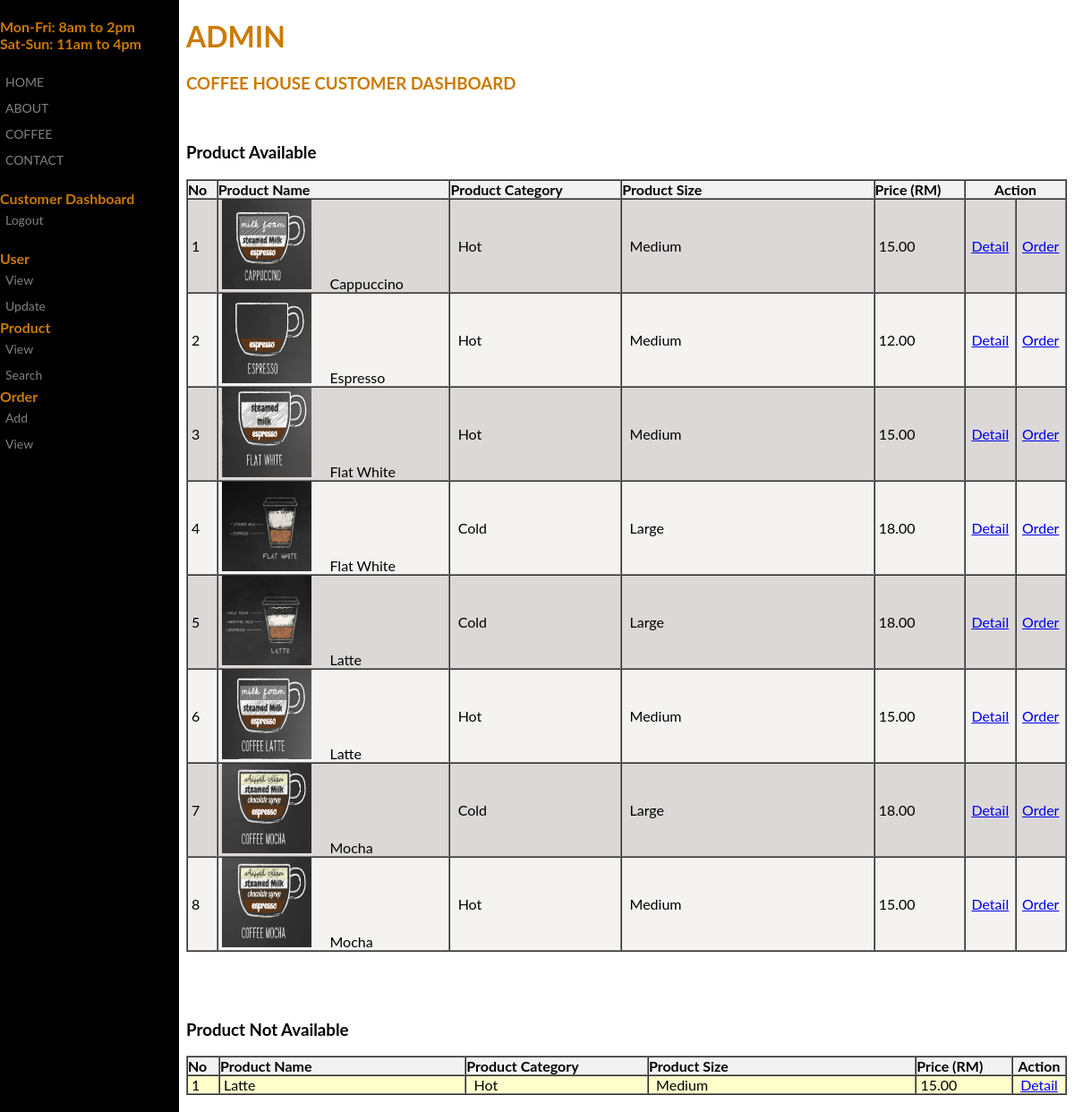
The page /user/view_product.php (signed in) on the database its author committed.
### tables this page shows
CREATE TABLE `product` (
  `product_id` int(4) NOT NULL,
  `product_name` varchar(20) NOT NULL,
  `product_description` varchar(500) NOT NULL,
  `product_status` varchar(20) NOT NULL,
  `product_category` varchar(50) NOT NULL,
  `product_size` varchar(10) NOT NULL,
  `product_price` decimal(10,2) NOT NULL,
  `picture` varchar(100) NOT NULL
);

### user/view_product.php (the view, shortened to what this page needs)
<?php
include('../include/dbconn.php');
?>
<!DOCTYPE html>
<html>
<head>
</head>
<body>
<div class="sidenav">
<b>
 Mon-Fri: 8am to 2pm <br>
 Sat-Sun: 11am to 4pm
</b><br><br>
  <a href="../index.html">HOME</a>
  <a href="#">ABOUT</a>
  <a href="#">COFFEE</a>
  <a href="#">CONTACT</a>
  <br>
  <b> Customer Dashboard</b>
  <a href="../login/logout.php">Logout</a>
  <br>
  <b>User</b>
  <a href="view_user.php">View</a>
  <a href="update_user.php">Update</a>
  <b>Product</b>
  <a href="view_product.php">View</a>
  <a href="search_product.php">Search</a>
  <b>Order</b>
  <a href="add_order_product.php">Add</a>
  <a href="view_order.php">View</a>
</div>
<div class="main">
  <div class="greatinguser">
	<h1><?php echo $_SESSION['username']; ?></h1>
	<h3>Coffee House Customer Dashboard</h3>
  </div>
</div>
<div class="container">
  <br>
  <h3>Product Available</h3>
	<?php
		$query = "SELECT * FROM product  WHERE product_status = '1' ORDER BY product_name";
		$result = mysqli_query($dbconn, $query) or die ("Error: " . mysqli_error($dbconn));
		$numrow = mysqli_num_rows($result);
	?>
   <tr align="left" bgcolor="#f2f2f2">
    <td>
    <table width="100%" border="1" align="center" cellpadding="0" cellspacing="0">
      <tr align="left" bgcolor="#f2f2f2">
		<th width="3%">No</td>
        <th width="23%">Product Name</th>
        <th width="17%">Product Category</th>
        <th width="25%">Product Size</th>
        <th width="9%">Price (RM)</th>
        <th align="center" colspan="2">Action</th>
      </tr>
      <?php
	  $color="1";
	  for ($a=0; $a<$numrow; $a++) {
		$row = mysqli_fetch_array($result);
		if($color==1){
			echo "<tr bgcolor='#DBD8D7'>"
	  ?>
        <td>&nbsp;<?php echo $a+1; ?></td>
        <td>
			&nbsp;<img src="../images/<?php echo $row['picture'];?>" width="100" height="100">
			&nbsp;&nbsp;&nbsp;&nbsp;<?php echo ucwords (strtolower($row['product_name'])); ?>
		</td>
        <td>&nbsp;
					<?php
					if ($row['product_category']==1)
						echo "Hot";
					else
						echo "Cold";
			?>
		</td>
        <td>&nbsp;
			<?php
					if ($row['product_size']==1)
						echo "Large";
					else
						echo "Medium";
			?>
		</td>
        <td>&nbsp;<?php echo $row['product_price']; ?></td>
        <td width="5%" align="center"><a class="one" href="detail_product.php?id=<?php echo $row['product_id'];?>">Detail</a></td>
		<td width="5%" align="center"><a class="one" href="order_product.php?id=<?php echo $row['product_id'];?>">Order</a></td>
       </tr>
      <?php
       $color="2";}
	   else{
	   echo "<tr bgcolor='#F4F3F2'>"
	  ?>
        <td>&nbsp;<?php echo $a+1; ?></td>
        <td>
			&nbsp;<img src="../images/<?php echo $row['picture'];?>" width="100" height="100">
			&nbsp;&nbsp;&nbsp;&nbsp;<?php echo ucwords (strtolower($row['product_name'])); ?>
		</td>
        <td>&nbsp;
					<?php
					if ($row['product_category']==1)
						echo "Hot";
					else
						echo "Cold";
			?>
		</td>
        <td>&nbsp;
			<?php
					if ($row['product_size']==1)
						echo "Large";
					else
						echo "Medium";
			?>
		</td>
        <td>&nbsp;<?php echo $row['product_price']; ?></td>
        <td width="5%" align="center"><a class="one" href="detail_product.php?id=<?php echo $row['product_id'];?>">Detail</a></td>
		<td width="5%" align="center"><a class="one" href="order_product.php?id=<?php echo $row['product_id'];?>">Order</a></td>
      </tr>
	   <?php
	    $color="1";
	   }
	  }
	  ?>
<br>
  <br>
  <br>
  <h3>Product Not Available</h3>
	<?php
		$query = "SELECT * FROM product  WHERE product_status = '2' ORDER BY product_category";
		$result = mysqli_query($dbconn, $query) or die ("Error: " . mysqli_error($dbconn));
		$numrow = mysqli_num_rows($result);
	?>
   <tr align="left" bgcolor="#f2f2f2">
    <td>
    <table width="100%" border="1" align="center" cellpadding="0" cellspacing="0">
      <tr align="left" bgcolor="#f2f2f2">
 		<th width="3%">No</th>
        <th width="23%">Product Name</th>
        <th width="17%">Product Category</th>
        <th width="25%">Product Size</th>
        <th width="9%">Price (RM)</th>
        <th align="center">Action</th>
      </tr>
      <?php
	  $color="1";
	  for ($a=0; $a<$numrow; $a++) {
		$row = mysqli_fetch_array($result);
		if($color==1){
			echo "<tr bgcolor='#FFFFCC'>"
	  ?>
        <td>&nbsp;<?php echo $a+1; ?></td>
        <td>&nbsp;<?php echo ucwords (strtolower($row['product_name'])); ?></td>
        <td>&nbsp;
					<?php
					if ($row['product_category']==1)
						echo "Hot";
					else
						echo "Cold";
			?>
		</td>
        <td>&nbsp;
			<?php
					if ($row['product_size']==1)
						echo "Large";
					else
						echo "Medium";
			?>
		</td>
        <td>&nbsp;<?php echo $row['product_price']; ?></td>
        <td width="5%" align="center"><a class="one" href="detail_product.php?id=<?php echo $row['product_id'];?>">Detail</a></td>
      </tr>
      <?php
       $color="2";}
	  }
	  ?>
    </table>
    </td>
  </tr>
</div>
</body>
</html>

### user/view_product.php (style rules this page uses)
body { font-family: "Lato", sans-serif; color: #cc7a00; background-image:url(''); background-repeat: no-repeat; background-attachment: fixed; background-size: cover; background-color: #ffffff; }
div { max-width: 1100px; height: 100px; }
.sidenav { height: 100%; width: 200px; position: fixed; z-index: 1; top: 0; left: 0; background-color: #000000; overflow-x: hidden; padding-top: 20px; }
.sidenav a { padding: 6px 6px 6px 6px; text-decoration: none; font-size: 14px; color: #818181; display: block; }
.greatinguser { text-transform: uppercase; }
.main { margin-left: 200px; }
.container { font-family: "Lato", sans-serif; color: #000000; margin-left: 200px; }

### rows shown on the page
product: picture (picture), product_name "Cappuccino", product_category "Hot", product_size "Medium", product_price "15.00"
product: picture (picture), product_name "Espresso", product_category "Hot", product_size "Medium", product_price "12.00"
product: picture (picture), product_name "Flat White", product_category "Hot", product_size "Medium", product_price "15.00"
product: picture (picture), product_name "Flat White", product_category "Cold", product_size "Large", product_price "18.00"
product: picture (picture), product_name "Latte", product_category "Cold", product_size "Large", product_price "18.00"
product: picture (picture), product_name "Latte", product_category "Hot", product_size "Medium", product_price "15.00"
product: picture (picture), product_name "Mocha", product_category "Cold", product_size "Large", product_price "18.00"
product: picture (picture), product_name "Mocha", product_category "Hot", product_size "Medium", product_price "15.00"
product: product_name "Latte", product_category "Hot", product_size "Medium", product_price "15.00"

### other values the page prints
$_SESSION['username'] "ADMIN"
